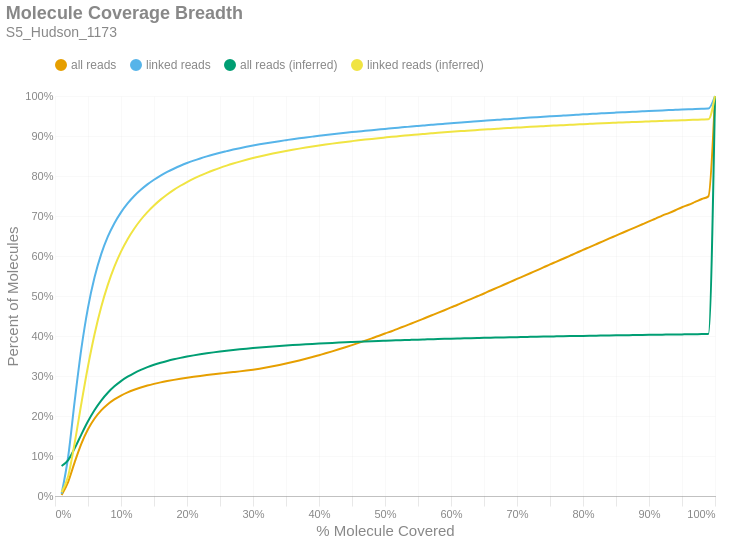

Here is the notebook cell this chart was saved with:
### Markdown cell above
### Molecule Read Coverage
This chart shows molecule coverage breadth as computed by the number of bases aligned to that molecule. In other words, "*how much of each unique long molecule is actually sequenced/aligned?*" Keep in mind there is a distinction between sequences and alignments, since some sequences belonging to a particular molecule may not align well and wouldn't appear in the alignment data. This chart also shows molecule coverage breadth as computed by the *inferred fragment* from which the aligned sequences originate. Unlike read coverage, this calculation takes into account the total insert size, including unsequenced gaps between the forward and reverse reads. Like the previous figures, these are cumulative percents.

### Code cell
if SKIPLR:
    print_html(f"Skipped")
else:
    binned_df = consolidated_hist(valids['coverage_bp'], mask, 0.01, True)
    binned_df_inf = consolidated_hist(valids['coverage_inserts'], mask, 0.01, True)
    binned_df = binned_df.with_columns(pl.lit(binned_df_inf['all reads (cumsum)']).alias('all reads (inferred)'))
    binned_df = binned_df.with_columns(pl.lit(binned_df_inf['linked reads (cumsum)']).alias('linked reads (inferred)'))
    binned_df = binned_df.with_columns(
        (pl.col('bin').cast(pl.Float64) + 0.01).alias('right_edge')
    )

    with SafeRender(binned_df):
        (
            density_plot(binned_df, 'Molecule Coverage Breadth', samplename, 'molcov', ['all reads (inferred)','linked reads (inferred)'])
            .encode(
                #x=alt.X('bin:Q', title="% Molecule Covered").axis(format = '%').scale(padding=0),
                x=alt.X('right_edge:Q', title="% Molecule Covered").axis(format='%').scale(padding=0),
                y=alt.Y('value:Q', title='Percent of Molecules')
                    .axis(format='%')
                    .stack(False)
                    .scale(domainMin=0, padding=0),
                color=alt.Color("key:N").scale(domain = ["all reads", "linked reads", "all reads (inferred)", "linked reads (inferred)"]),
                tooltip = [
                    alt.Tooltip("key:N", title = "Data Type"),
                    alt.Tooltip("range_label:N", title="% Molecule Covered"),
                    alt.Tooltip("value:Q", format = ".2%", title="% Molecules")
                ]
            )
        ).display()

### Figure 1 — Vega-Lite specification as saved in the notebook (floating-point values rounded to 4 significant figures)
{"width": "container", "height": 400, "config": {"title": {"anchor": "start", "dy": -15, "fontSize": 18, "color": "#888888", "subtitleColor": "#888888", "subtitleFontSize": 14}, "arc": {"fill": "#0072B2"}, "axis": {"domainColor": "#888888", "domainWidth": 0.5, "gridWidth": 0.2, "grid": false, "titleFontWeight": 400, "titleFontSize": 15, "labelFontSize": 11, "labelColor": "#888888", "tickColor": "#888888", "tickWidth": 0.2, "titleColor": "#888888"}, "axisBand": {"grid": false}, "axisX": {"grid": true, "tickSize": 10, "domainCap": "round"}, "axisY": {"domain": false, "grid": true, "tickSize": 0, "domainCap": "round"}, "background": "transparent", "header": {"labelFontSize": 15, "labelColor": "#888888", "titleFontSize": 15, "titleFontWeight": 600, "titleColor": "#888888"}, "legend": {"labelFont": "sans-serif", "labelFontSize": 12, "labelColor": "#888888", "symbolSize": 100, "symbolType": "circle", "titleFontSize": 12, "titlePadding": 10, "titleColor": "#888888", "title": null, "orient": "top"}, "range": {"category": ["#E69F00", "#56B4E9", "#009E73", "#F0E442", "#0072B2", "#D55E00", "#CC79A7", "#000000"], "diverging": ["#cfe8f3", "#a2d4ec", "#73bfe2", "#46abdb", "#1696d2", "#12719e"]}, "area": {"fill": "#0072B2", "fillOpacity": 0.7, "line": true, "strokeOpacity": 0.7}, "line": {"color": "#0072B2", "stroke": "#0072B2", "strokeWidth": 2}, "trail": {"color": "#0072B2", "stroke": "#0072B2", "strokeWidth": 0, "size": 1}, "point": {"filled": true, "fillOpacity": 1.0, "size": 95}, "text": {"color": "#888888", "fontSize": 11, "align": "right", "fontWeight": 400, "size": 11}, "bar": {"fill": "#0072B2", "stroke": null}, "view": {"stroke": null, "continuousWidth": 660, "continuousHeight": 400}}, "data": {"name": "data-a65abaa326d301e04db633d62dd5d85a"}, "mark": {"type": "line", "interpolate": "monotone", "point": {"opacity": 0, "size": 275}}, "encoding": {"color": {"field": "key", "scale": {"domain": ["all reads", "linked reads", "all reads (inferred)", "linked reads (inferred)"]}, "type": "nominal"}, "tooltip": [{"field": "key", "title": "Data Type", "type": "nominal"}, {"field": "range_label", "title": "% Molecule Covered", "type": "nominal"}, {"field": "value", "format": ".2%", "title": "% Molecules", "type": "quantitative"}], "x": {"axis": {"format": "%"}, "field": "right_edge", "scale": {"padding": 0}, "title": "% Molecule Covered", "type": "quantitative"}, "y": {"axis": {"format": "%"}, "field": "value", "scale": {"domainMin": 0, "padding": 0}, "stack": false, "title": "Percent of Molecules", "type": "quantitative"}}, "params": [{"name": "param_c36ac31b6afebe62", "select": {"type": "point", "fields": ["key"]}, "bind": "legend"}], "title": {"text": "Molecule Coverage Breadth", "subtitle": "S5_Hudson_1173"}, "transform": [{"fold": ["all reads (cumsum)", "linked reads (cumsum)", "all reads (inferred)", "linked reads (inferred)"]}, {"calculate": "replace(datum.key, ' (cumsum)', '')", "as": "key"}, {"filter": {"param": "param_c36ac31b6afebe62"}}], "usermeta": {"embedOptions": {"downloadFileName": "S5_Hudson_1173.molcov"}}, "$schema": "https://vega.github.io/schema/vega-lite/v6.1.0.json", "datasets": {"data-a65abaa326d301e04db633d62dd5d85a": [{"bin": "0.0", "interval": "0.0-0.01", "all reads": 0.002259, "linked reads": 0.005588, "all reads (cumsum)": 0.002259, "linked reads (cumsum)": 0.005588, "range_label": "0.0-0.01", "all reads (inferred)": 0.07493, "linked reads (inferred)": 0.009436, "right_edge": 0.01}, {"bin": "0.01", "interval": "0.01-0.02", "all reads": 0.03333, "linked reads": 0.09315, "all reads (cumsum)": 0.03559, "linked reads (cumsum)": 0.09874, "range_label": "0.01-0.02", "all reads (inferred)": 0.08989, "linked reads (inferred)": 0.05015, "right_edge": 0.02}, {"bin": "0.02", "interval": "0.02-0.03", "all reads": 0.04976, "linked reads": 0.1409, "all reads (cumsum)": 0.08535, "linked reads (cumsum)": 0.2396, "range_label": "0.02-0.03", "all reads (inferred)": 0.1198, "linked reads (inferred)": 0.1343, "right_edge": 0.03}, {"bin": "0.03", "interval": "0.03-0.04", "all reads": 0.04558, "linked reads": 0.1293, "all reads (cumsum)": 0.1309, "linked reads (cumsum)": 0.369, "range_label": "0.03-0.04", "all reads (inferred)": 0.1542, "linked reads (inferred)": 0.2319, "right_edge": 0.04}, {"bin": "0.04", "interval": "0.04-0.05", "all reads": 0.03594, "linked reads": 0.102, "all reads (cumsum)": 0.1669, "linked reads (cumsum)": 0.471, "range_label": "0.04-0.05", "all reads (inferred)": 0.1867, "linked reads (inferred)": 0.3245, "right_edge": 0.05}, {"bin": "0.05", "interval": "0.05-0.06", "all reads": 0.02691, "linked reads": 0.07626, "all reads (cumsum)": 0.1938, "linked reads (cumsum)": 0.5472, "range_label": "0.05-0.06", "all reads (inferred)": 0.2151, "linked reads (inferred)": 0.4052, "right_edge": 0.06}, {"bin": "0.06", "interval": "0.06-0.07", "all reads": 0.02025, "linked reads": 0.05731, "all reads (cumsum)": 0.214, "linked reads (cumsum)": 0.6045, "range_label": "0.06-0.07", "all reads (inferred)": 0.2387, "linked reads (inferred)": 0.4724, "right_edge": 0.07}, {"bin": "0.07", "interval": "0.07-0.08", "all reads": 0.01543, "linked reads": 0.04363, "all reads (cumsum)": 0.2295, "linked reads (cumsum)": 0.6482, "range_label": "0.07-0.08", "all reads (inferred)": 0.2581, "linked reads (inferred)": 0.5278, "right_edge": 0.08}, {"bin": "0.08", "interval": "0.08-0.09", "all reads": 0.01199, "linked reads": 0.03383, "all reads (cumsum)": 0.2414, "linked reads (cumsum)": 0.682, "range_label": "0.08-0.09", "all reads (inferred)": 0.2741, "linked reads (inferred)": 0.5732, "right_edge": 0.09}, {"bin": "0.09", "interval": "0.09-0.1", "all reads": 0.009642, "linked reads": 0.02712, "all reads (cumsum)": 0.2511, "linked reads (cumsum)": 0.7091, "range_label": "0.09-0.1", "all reads (inferred)": 0.2873, "linked reads (inferred)": 0.6108, "right_edge": 0.1}, {"bin": "0.1", "interval": "0.1-0.11", "all reads": 0.007916, "linked reads": 0.0222, "all reads (cumsum)": 0.259, "linked reads (cumsum)": 0.7313, "range_label": "0.1-0.11", "all reads (inferred)": 0.2982, "linked reads (inferred)": 0.6419, "right_edge": 0.11}, {"bin": "0.11", "interval": "0.11-0.12", "all reads": 0.006646, "linked reads": 0.01861, "all reads (cumsum)": 0.2657, "linked reads (cumsum)": 0.7499, "range_label": "0.11-0.12", "all reads (inferred)": 0.3074, "linked reads (inferred)": 0.6681, "right_edge": 0.12}, {"bin": "0.12", "interval": "0.12-0.13", "all reads": 0.005542, "linked reads": 0.01548, "all reads (cumsum)": 0.2712, "linked reads (cumsum)": 0.7654, "range_label": "0.12-0.13", "all reads (inferred)": 0.3154, "linked reads (inferred)": 0.6906, "right_edge": 0.13}, {"bin": "0.13", "interval": "0.13-0.14", "all reads": 0.004887, "linked reads": 0.01365, "all reads (cumsum)": 0.2761, "linked reads (cumsum)": 0.7791, "range_label": "0.13-0.14", "all reads (inferred)": 0.3221, "linked reads (inferred)": 0.7097, "right_edge": 0.14}, {"bin": "0.14", "interval": "0.14-0.15", "all reads": 0.004202, "linked reads": 0.01163, "all reads (cumsum)": 0.2803, "linked reads (cumsum)": 0.7907, "range_label": "0.14-0.15", "all reads (inferred)": 0.3279, "linked reads (inferred)": 0.7263, "right_edge": 0.15}, {"bin": "0.15", "interval": "0.15-0.16", "all reads": 0.00376, "linked reads": 0.01037, "all reads (cumsum)": 0.284, "linked reads (cumsum)": 0.8011, "range_label": "0.15-0.16", "all reads (inferred)": 0.3331, "linked reads (inferred)": 0.7409, "right_edge": 0.16}, {"bin": "0.16", "interval": "0.16-0.17", "all reads": 0.003281, "linked reads": 0.008974, "all reads (cumsum)": 0.2873, "linked reads (cumsum)": 0.81, "range_label": "0.16-0.17", "all reads (inferred)": 0.3377, "linked reads (inferred)": 0.7538, "right_edge": 0.17}, {"bin": "0.17", "interval": "0.17-0.18", "all reads": 0.002998, "linked reads": 0.008069, "all reads (cumsum)": 0.2903, "linked reads (cumsum)": 0.8181, "range_label": "0.17-0.18", "all reads (inferred)": 0.3417, "linked reads (inferred)": 0.7654, "right_edge": 0.18}, {"bin": "0.18", "interval": "0.18-0.19", "all reads": 0.002813, "linked reads": 0.007519, "all reads (cumsum)": 0.2931, "linked reads (cumsum)": 0.8256, "range_label": "0.18-0.19", "all reads (inferred)": 0.3453, "linked reads (inferred)": 0.7756, "right_edge": 0.19}, {"bin": "0.19", "interval": "0.19-0.2", "all reads": 0.002571, "linked reads": 0.006748, "all reads (cumsum)": 0.2957, "linked reads (cumsum)": 0.8324, "range_label": "0.19-0.2", "all reads (inferred)": 0.3486, "linked reads (inferred)": 0.7848, "right_edge": 0.2}, {"bin": "0.2", "interval": "0.2-0.21", "all reads": 0.002314, "linked reads": 0.005977, "all reads (cumsum)": 0.298, "linked reads (cumsum)": 0.8384, "range_label": "0.2-0.21", "all reads (inferred)": 0.3516, "linked reads (inferred)": 0.7932, "right_edge": 0.21}, {"bin": "0.21", "interval": "0.21-0.22", "all reads": 0.00216, "linked reads": 0.005505, "all reads (cumsum)": 0.3002, "linked reads (cumsum)": 0.8439, "range_label": "0.21-0.22", "all reads (inferred)": 0.3543, "linked reads (inferred)": 0.8009, "right_edge": 0.22}, {"bin": "0.22", "interval": "0.22-0.23", "all reads": 0.002072, "linked reads": 0.005102, "all reads (cumsum)": 0.3023, "linked reads (cumsum)": 0.849, "range_label": "0.22-0.23", "all reads (inferred)": 0.3567, "linked reads (inferred)": 0.8079, "right_edge": 0.23}, {"bin": "0.23", "interval": "0.23-0.24", "all reads": 0.001968, "linked reads": 0.004748, "all reads (cumsum)": 0.3042, "linked reads (cumsum)": 0.8537, "range_label": "0.23-0.24", "all reads (inferred)": 0.3591, "linked reads (inferred)": 0.8144, "right_edge": 0.24}, {"bin": "0.24", "interval": "0.24-0.25", "all reads": 0.001908, "linked reads": 0.004475, "all reads (cumsum)": 0.3061, "linked reads (cumsum)": 0.8582, "range_label": "0.24-0.25", "all reads (inferred)": 0.3612, "linked reads (inferred)": 0.8204, "right_edge": 0.25}, {"bin": "0.25", "interval": "0.25-0.26", "all reads": 0.001776, "linked reads": 0.003988, "all reads (cumsum)": 0.3079, "linked reads (cumsum)": 0.8622, "range_label": "0.25-0.26", "all reads (inferred)": 0.3632, "linked reads (inferred)": 0.826, "right_edge": 0.26}, {"bin": "0.26", "interval": "0.26-0.27", "all reads": 0.001806, "linked reads": 0.003876, "all reads (cumsum)": 0.3097, "linked reads (cumsum)": 0.8661, "range_label": "0.26-0.27", "all reads (inferred)": 0.365, "linked reads (inferred)": 0.8311, "right_edge": 0.27}, {"bin": "0.27", "interval": "0.27-0.28", "all reads": 0.001841, "linked reads": 0.003569, "all reads (cumsum)": 0.3115, "linked reads (cumsum)": 0.8696, "range_label": "0.27-0.28", "all reads (inferred)": 0.3667, "linked reads (inferred)": 0.836, "right_edge": 0.28}, {"bin": "0.28", "interval": "0.28-0.29", "all reads": 0.001993, "linked reads": 0.003372, "all reads (cumsum)": 0.3135, "linked reads (cumsum)": 0.873, "range_label": "0.28-0.29", "all reads (inferred)": 0.3683, "linked reads (inferred)": 0.8405, "right_edge": 0.29}, {"bin": "0.29", "interval": "0.29-0.3", "all reads": 0.002295, "linked reads": 0.003165, "all reads (cumsum)": 0.3158, "linked reads (cumsum)": 0.8762, "range_label": "0.29-0.3", "all reads (inferred)": 0.3698, "linked reads (inferred)": 0.8449, "right_edge": 0.3}, {"bin": "0.3", "interval": "0.3-0.31", "all reads": 0.002532, "linked reads": 0.002984, "all reads (cumsum)": 0.3184, "linked reads (cumsum)": 0.8791, "range_label": "0.3-0.31", "all reads (inferred)": 0.3713, "linked reads (inferred)": 0.8489, "right_edge": 0.31}, {"bin": "0.31", "interval": "0.31-0.32", "all reads": 0.002815, "linked reads": 0.002796, "all reads (cumsum)": 0.3212, "linked reads (cumsum)": 0.8819, "range_label": "0.31-0.32", "all reads (inferred)": 0.3726, "linked reads (inferred)": 0.8526, "right_edge": 0.32}, {"bin": "0.32", "interval": "0.32-0.33", "all reads": 0.003073, "linked reads": 0.002685, "all reads (cumsum)": 0.3243, "linked reads (cumsum)": 0.8846, "range_label": "0.32-0.33", "all reads (inferred)": 0.3738, "linked reads (inferred)": 0.856, "right_edge": 0.33}, {"bin": "0.33", "interval": "0.33-0.34", "all reads": 0.003257, "linked reads": 0.002536, "all reads (cumsum)": 0.3275, "linked reads (cumsum)": 0.8872, "range_label": "0.33-0.34", "all reads (inferred)": 0.375, "linked reads (inferred)": 0.8594, "right_edge": 0.34}, {"bin": "0.34", "interval": "0.34-0.35", "all reads": 0.003545, "linked reads": 0.002439, "all reads (cumsum)": 0.3311, "linked reads (cumsum)": 0.8896, "range_label": "0.34-0.35", "all reads (inferred)": 0.3761, "linked reads (inferred)": 0.8626, "right_edge": 0.35}, {"bin": "0.35", "interval": "0.35-0.36", "all reads": 0.00381, "linked reads": 0.002419, "all reads (cumsum)": 0.3349, "linked reads (cumsum)": 0.892, "range_label": "0.35-0.36", "all reads (inferred)": 0.3772, "linked reads (inferred)": 0.8656, "right_edge": 0.36}, {"bin": "0.36", "interval": "0.36-0.37", "all reads": 0.00395, "linked reads": 0.002236, "all reads (cumsum)": 0.3388, "linked reads (cumsum)": 0.8943, "range_label": "0.36-0.37", "all reads (inferred)": 0.3782, "linked reads (inferred)": 0.8685, "right_edge": 0.37}, {"bin": "0.37", "interval": "0.37-0.38", "all reads": 0.004165, "linked reads": 0.002111, "all reads (cumsum)": 0.343, "linked reads (cumsum)": 0.8964, "range_label": "0.37-0.38", "all reads (inferred)": 0.3792, "linked reads (inferred)": 0.8712, "right_edge": 0.38}, {"bin": "0.38", "interval": "0.38-0.39", "all reads": 0.004381, "linked reads": 0.002092, "all reads (cumsum)": 0.3474, "linked reads (cumsum)": 0.8985, "range_label": "0.38-0.39", "all reads (inferred)": 0.3801, "linked reads (inferred)": 0.8738, "right_edge": 0.39}, {"bin": "0.39", "interval": "0.39-0.4", "all reads": 0.004651, "linked reads": 0.002057, "all reads (cumsum)": 0.352, "linked reads (cumsum)": 0.9005, "range_label": "0.39-0.4", "all reads (inferred)": 0.381, "linked reads (inferred)": 0.8763, "right_edge": 0.4}, {"bin": "0.4", "interval": "0.4-0.41", "all reads": 0.004664, "linked reads": 0.001936, "all reads (cumsum)": 0.3567, "linked reads (cumsum)": 0.9024, "range_label": "0.4-0.41", "all reads (inferred)": 0.3819, "linked reads (inferred)": 0.8787, "right_edge": 0.41}, {"bin": "0.41", "interval": "0.41-0.42", "all reads": 0.004916, "linked reads": 0.001876, "all reads (cumsum)": 0.3616, "linked reads (cumsum)": 0.9043, "range_label": "0.41-0.42", "all reads (inferred)": 0.3827, "linked reads (inferred)": 0.8809, "right_edge": 0.42}, {"bin": "0.42", "interval": "0.42-0.43", "all reads": 0.005091, "linked reads": 0.001818, "all reads (cumsum)": 0.3667, "linked reads (cumsum)": 0.9061, "range_label": "0.42-0.43", "all reads (inferred)": 0.3835, "linked reads (inferred)": 0.8831, "right_edge": 0.43}, {"bin": "0.43", "interval": "0.43-0.44", "all reads": 0.005239, "linked reads": 0.001821, "all reads (cumsum)": 0.3719, "linked reads (cumsum)": 0.908, "range_label": "0.43-0.44", "all reads (inferred)": 0.3842, "linked reads (inferred)": 0.8852, "right_edge": 0.44}, {"bin": "0.44", "interval": "0.44-0.45", "all reads": 0.005348, "linked reads": 0.001764, "all reads (cumsum)": 0.3773, "linked reads (cumsum)": 0.9097, "range_label": "0.44-0.45", "all reads (inferred)": 0.3849, "linked reads (inferred)": 0.8872, "right_edge": 0.45}, {"bin": "0.45", "interval": "0.45-0.46", "all reads": 0.005466, "linked reads": 0.001641, "all reads (cumsum)": 0.3827, "linked reads (cumsum)": 0.9114, "range_label": "0.45-0.46", "all reads (inferred)": 0.3856, "linked reads (inferred)": 0.8891, "right_edge": 0.46}, {"bin": "0.46", "interval": "0.46-0.47", "all reads": 0.005623, "linked reads": 0.001655, "all reads (cumsum)": 0.3884, "linked reads (cumsum)": 0.913, "range_label": "0.46-0.47", "all reads (inferred)": 0.3863, "linked reads (inferred)": 0.891, "right_edge": 0.47}, {"bin": "0.47", "interval": "0.47-0.48", "all reads": 0.005788, "linked reads": 0.001622, "all reads (cumsum)": 0.3942, "linked reads (cumsum)": 0.9146, "range_label": "0.47-0.48", "all reads (inferred)": 0.3869, "linked reads (inferred)": 0.8928, "right_edge": 0.48}, {"bin": "0.48", "interval": "0.48-0.49", "all reads": 0.005713, "linked reads": 0.001567, "all reads (cumsum)": 0.3999, "linked reads (cumsum)": 0.9162, "range_label": "0.48-0.49", "all reads (inferred)": 0.3876, "linked reads (inferred)": 0.8945, "right_edge": 0.49}, {"bin": "0.49", "interval": "0.49-0.5", "all reads": 0.006391, "linked reads": 0.001572, "all reads (cumsum)": 0.4063, "linked reads (cumsum)": 0.9178, "range_label": "0.49-0.5", "all reads (inferred)": 0.3882, "linked reads (inferred)": 0.8962, "right_edge": 0.5}, {"bin": "0.5", "interval": "0.5-0.51", "all reads": 0.005706, "linked reads": 0.001459, "all reads (cumsum)": 0.412, "linked reads (cumsum)": 0.9192, "range_label": "0.5-0.51", "all reads (inferred)": 0.3887, "linked reads (inferred)": 0.8979, "right_edge": 0.51}, {"bin": "0.51", "interval": "0.51-0.52", "all reads": 0.006557, "linked reads": 0.001511, "all reads (cumsum)": 0.4185, "linked reads (cumsum)": 0.9208, "range_label": "0.51-0.52", "all reads (inferred)": 0.3893, "linked reads (inferred)": 0.8994, "right_edge": 0.52}, {"bin": "0.52", "interval": "0.52-0.53", "all reads": 0.006287, "linked reads": 0.001444, "all reads (cumsum)": 0.4248, "linked reads (cumsum)": 0.9222, "range_label": "0.52-0.53", "all reads (inferred)": 0.3899, "linked reads (inferred)": 0.901, "right_edge": 0.53}, {"bin": "0.53", "interval": "0.53-0.54", "all reads": 0.006523, "linked reads": 0.001467, "all reads (cumsum)": 0.4313, "linked reads (cumsum)": 0.9237, "range_label": "0.53-0.54", "all reads (inferred)": 0.3904, "linked reads (inferred)": 0.9024, "right_edge": 0.54}, {"bin": "0.54", "interval": "0.54-0.55", "all reads": 0.006416, "linked reads": 0.0014, "all reads (cumsum)": 0.4377, "linked reads (cumsum)": 0.9251, "range_label": "0.54-0.55", "all reads (inferred)": 0.3909, "linked reads (inferred)": 0.9039, "right_edge": 0.55}, {"bin": "0.55", "interval": "0.55-0.56", "all reads": 0.006687, "linked reads": 0.001381, "all reads (cumsum)": 0.4444, "linked reads (cumsum)": 0.9264, "range_label": "0.55-0.56", "all reads (inferred)": 0.3914, "linked reads (inferred)": 0.9052, "right_edge": 0.56}, {"bin": "0.56", "interval": "0.56-0.57", "all reads": 0.006693, "linked reads": 0.001375, "all reads (cumsum)": 0.4511, "linked reads (cumsum)": 0.9278, "range_label": "0.56-0.57", "all reads (inferred)": 0.3919, "linked reads (inferred)": 0.9066, "right_edge": 0.57}, {"bin": "0.57", "interval": "0.57-0.58", "all reads": 0.006589, "linked reads": 0.00136, "all reads (cumsum)": 0.4577, "linked reads (cumsum)": 0.9292, "range_label": "0.57-0.58", "all reads (inferred)": 0.3924, "linked reads (inferred)": 0.9079, "right_edge": 0.58}, {"bin": "0.58", "interval": "0.58-0.59", "all reads": 0.006783, "linked reads": 0.001273, "all reads (cumsum)": 0.4645, "linked reads (cumsum)": 0.9305, "range_label": "0.58-0.59", "all reads (inferred)": 0.3928, "linked reads (inferred)": 0.9092, "right_edge": 0.59}, {"bin": "0.59", "interval": "0.59-0.6", "all reads": 0.006906, "linked reads": 0.001264, "all reads (cumsum)": 0.4714, "linked reads (cumsum)": 0.9317, "range_label": "0.59-0.6", "all reads (inferred)": 0.3933, "linked reads (inferred)": 0.9104, "right_edge": 0.6}, {"bin": "0.6", "interval": "0.6-0.61", "all reads": 0.006753, "linked reads": 0.001241, "all reads (cumsum)": 0.4782, "linked reads (cumsum)": 0.933, "range_label": "0.6-0.61", "all reads (inferred)": 0.3937, "linked reads (inferred)": 0.9116, "right_edge": 0.61}, {"bin": "0.61", "interval": "0.61-0.62", "all reads": 0.007155, "linked reads": 0.001288, "all reads (cumsum)": 0.4853, "linked reads (cumsum)": 0.9342, "range_label": "0.61-0.62", "all reads (inferred)": 0.3941, "linked reads (inferred)": 0.9127, "right_edge": 0.62}, {"bin": "0.62", "interval": "0.62-0.63", "all reads": 0.006939, "linked reads": 0.001263, "all reads (cumsum)": 0.4922, "linked reads (cumsum)": 0.9355, "range_label": "0.62-0.63", "all reads (inferred)": 0.3945, "linked reads (inferred)": 0.9139, "right_edge": 0.63}, {"bin": "0.63", "interval": "0.63-0.64", "all reads": 0.007118, "linked reads": 0.00129, "all reads (cumsum)": 0.4994, "linked reads (cumsum)": 0.9368, "range_label": "0.63-0.64", "all reads (inferred)": 0.3949, "linked reads (inferred)": 0.915, "right_edge": 0.64}, {"bin": "0.64", "interval": "0.64-0.65", "all reads": 0.006987, "linked reads": 0.00121, "all reads (cumsum)": 0.5064, "linked reads (cumsum)": 0.938, "range_label": "0.64-0.65", "all reads (inferred)": 0.3954, "linked reads (inferred)": 0.9161, "right_edge": 0.65}, {"bin": "0.65", "interval": "0.65-0.66", "all reads": 0.007366, "linked reads": 0.001251, "all reads (cumsum)": 0.5137, "linked reads (cumsum)": 0.9393, "range_label": "0.65-0.66", "all reads (inferred)": 0.3957, "linked reads (inferred)": 0.9171, "right_edge": 0.66}, {"bin": "0.66", "interval": "0.66-0.67", "all reads": 0.007043, "linked reads": 0.001148, "all reads (cumsum)": 0.5208, "linked reads (cumsum)": 0.9404, "range_label": "0.66-0.67", "all reads (inferred)": 0.3961, "linked reads (inferred)": 0.9181, "right_edge": 0.67}, {"bin": "0.67", "interval": "0.67-0.68", "all reads": 0.007281, "linked reads": 0.001168, "all reads (cumsum)": 0.528, "linked reads (cumsum)": 0.9416, "range_label": "0.67-0.68", "all reads (inferred)": 0.3964, "linked reads (inferred)": 0.9191, "right_edge": 0.68}, {"bin": "0.68", "interval": "0.68-0.69", "all reads": 0.007162, "linked reads": 0.001124, "all reads (cumsum)": 0.5352, "linked reads (cumsum)": 0.9427, "range_label": "0.68-0.69", "all reads (inferred)": 0.3968, "linked reads (inferred)": 0.9201, "right_edge": 0.69}, {"bin": "0.69", "interval": "0.69-0.7", "all reads": 0.007409, "linked reads": 0.001167, "all reads (cumsum)": 0.5426, "linked reads (cumsum)": 0.9439, "range_label": "0.69-0.7", "all reads (inferred)": 0.3972, "linked reads (inferred)": 0.921, "right_edge": 0.7}, {"bin": "0.7", "interval": "0.7-0.71", "all reads": 0.007106, "linked reads": 0.001055, "all reads (cumsum)": 0.5497, "linked reads (cumsum)": 0.9449, "range_label": "0.7-0.71", "all reads (inferred)": 0.3975, "linked reads (inferred)": 0.9219, "right_edge": 0.71}, {"bin": "0.71", "interval": "0.71-0.72", "all reads": 0.007215, "linked reads": 0.001111, "all reads (cumsum)": 0.5569, "linked reads (cumsum)": 0.946, "range_label": "0.71-0.72", "all reads (inferred)": 0.3978, "linked reads (inferred)": 0.9229, "right_edge": 0.72}, {"bin": "0.72", "interval": "0.72-0.73", "all reads": 0.007324, "linked reads": 0.001039, "all reads (cumsum)": 0.5643, "linked reads (cumsum)": 0.9471, "range_label": "0.72-0.73", "all reads (inferred)": 0.3982, "linked reads (inferred)": 0.9238, "right_edge": 0.73}, {"bin": "0.73", "interval": "0.73-0.74", "all reads": 0.007153, "linked reads": 0.001019, "all reads (cumsum)": 0.5714, "linked reads (cumsum)": 0.9481, "range_label": "0.73-0.74", "all reads (inferred)": 0.3985, "linked reads (inferred)": 0.9246, "right_edge": 0.74}, {"bin": "0.74", "interval": "0.74-0.75", "all reads": 0.007538, "linked reads": 0.001044, "all reads (cumsum)": 0.579, "linked reads (cumsum)": 0.9491, "range_label": "0.74-0.75", "all reads (inferred)": 0.3988, "linked reads (inferred)": 0.9255, "right_edge": 0.75}, {"bin": "0.75", "interval": "0.75-0.76", "all reads": 0.007057, "linked reads": 0.001029, "all reads (cumsum)": 0.586, "linked reads (cumsum)": 0.9502, "range_label": "0.75-0.76", "all reads (inferred)": 0.3991, "linked reads (inferred)": 0.9263, "right_edge": 0.76}, {"bin": "0.76", "interval": "0.76-0.77", "all reads": 0.007216, "linked reads": 0.0009741, "all reads (cumsum)": 0.5932, "linked reads (cumsum)": 0.9511, "range_label": "0.76-0.77", "all reads (inferred)": 0.3994, "linked reads (inferred)": 0.9271, "right_edge": 0.77}, {"bin": "0.77", "interval": "0.77-0.78", "all reads": 0.007237, "linked reads": 0.0009679, "all reads (cumsum)": 0.6005, "linked reads (cumsum)": 0.9521, "range_label": "0.77-0.78", "all reads (inferred)": 0.3997, "linked reads (inferred)": 0.928, "right_edge": 0.78}, {"bin": "0.78", "interval": "0.78-0.79", "all reads": 0.007182, "linked reads": 0.0009915, "all reads (cumsum)": 0.6076, "linked reads (cumsum)": 0.9531, "range_label": "0.78-0.79", "all reads (inferred)": 0.4, "linked reads (inferred)": 0.9287, "right_edge": 0.79}, {"bin": "0.79", "interval": "0.79-0.8", "all reads": 0.007614, "linked reads": 0.0009741, "all reads (cumsum)": 0.6153, "linked reads (cumsum)": 0.9541, "range_label": "0.79-0.8", "all reads (inferred)": 0.4003, "linked reads (inferred)": 0.9296, "right_edge": 0.8}, {"bin": "0.8", "interval": "0.8-0.81", "all reads": 0.006988, "linked reads": 0.0008954, "all reads (cumsum)": 0.6222, "linked reads (cumsum)": 0.955, "range_label": "0.8-0.81", "all reads (inferred)": 0.4006, "linked reads (inferred)": 0.9303, "right_edge": 0.81}, {"bin": "0.81", "interval": "0.81-0.82", "all reads": 0.007212, "linked reads": 0.0009097, "all reads (cumsum)": 0.6295, "linked reads (cumsum)": 0.9559, "range_label": "0.81-0.82", "all reads (inferred)": 0.4009, "linked reads (inferred)": 0.9311, "right_edge": 0.82}, {"bin": "0.82", "interval": "0.82-0.83", "all reads": 0.007315, "linked reads": 0.000893, "all reads (cumsum)": 0.6368, "linked reads (cumsum)": 0.9568, "range_label": "0.82-0.83", "all reads (inferred)": 0.4012, "linked reads (inferred)": 0.9319, "right_edge": 0.83}, {"bin": "0.83", "interval": "0.83-0.84", "all reads": 0.007208, "linked reads": 0.0008806, "all reads (cumsum)": 0.644, "linked reads (cumsum)": 0.9577, "range_label": "0.83-0.84", "all reads (inferred)": 0.4014, "linked reads (inferred)": 0.9326, "right_edge": 0.84}, {"bin": "0.84", "interval": "0.84-0.85", "all reads": 0.007011, "linked reads": 0.0008328, "all reads (cumsum)": 0.651, "linked reads (cumsum)": 0.9585, "range_label": "0.84-0.85", "all reads (inferred)": 0.4017, "linked reads (inferred)": 0.9333, "right_edge": 0.85}, {"bin": "0.85", "interval": "0.85-0.86", "all reads": 0.007194, "linked reads": 0.0008192, "all reads (cumsum)": 0.6582, "linked reads (cumsum)": 0.9593, "range_label": "0.85-0.86", "all reads (inferred)": 0.4019, "linked reads (inferred)": 0.934, "right_edge": 0.86}, {"bin": "0.86", "interval": "0.86-0.87", "all reads": 0.007016, "linked reads": 0.0008229, "all reads (cumsum)": 0.6652, "linked reads (cumsum)": 0.9601, "range_label": "0.86-0.87", "all reads (inferred)": 0.4022, "linked reads (inferred)": 0.9346, "right_edge": 0.87}, {"bin": "0.87", "interval": "0.87-0.88", "all reads": 0.007145, "linked reads": 0.0007783, "all reads (cumsum)": 0.6723, "linked reads (cumsum)": 0.9609, "range_label": "0.87-0.88", "all reads (inferred)": 0.4024, "linked reads (inferred)": 0.9353, "right_edge": 0.88}, {"bin": "0.88", "interval": "0.88-0.89", "all reads": 0.00708, "linked reads": 0.000813, "all reads (cumsum)": 0.6794, "linked reads (cumsum)": 0.9617, "range_label": "0.88-0.89", "all reads (inferred)": 0.4027, "linked reads (inferred)": 0.9359, "right_edge": 0.89}, {"bin": "0.89", "interval": "0.89-0.9", "all reads": 0.007225, "linked reads": 0.0007919, "all reads (cumsum)": 0.6867, "linked reads (cumsum)": 0.9625, "range_label": "0.89-0.9", "all reads (inferred)": 0.4029, "linked reads (inferred)": 0.9365, "right_edge": 0.9}, {"bin": "0.9", "interval": "0.9-0.91", "all reads": 0.006697, "linked reads": 0.0007387, "all reads (cumsum)": 0.6933, "linked reads (cumsum)": 0.9633, "range_label": "0.9-0.91", "all reads (inferred)": 0.4031, "linked reads (inferred)": 0.9371, "right_edge": 0.91}, {"bin": "0.91", "interval": "0.91-0.92", "all reads": 0.007596, "linked reads": 0.00073, "all reads (cumsum)": 0.7009, "linked reads (cumsum)": 0.964, "range_label": "0.91-0.92", "all reads (inferred)": 0.4034, "linked reads (inferred)": 0.9377, "right_edge": 0.92}, {"bin": "0.92", "interval": "0.92-0.93", "all reads": 0.006421, "linked reads": 0.0007232, "all reads (cumsum)": 0.7074, "linked reads (cumsum)": 0.9647, "range_label": "0.92-0.93", "all reads (inferred)": 0.4036, "linked reads (inferred)": 0.9383, "right_edge": 0.93}, {"bin": "0.93", "interval": "0.93-0.94", "all reads": 0.006996, "linked reads": 0.00073, "all reads (cumsum)": 0.7144, "linked reads (cumsum)": 0.9654, "range_label": "0.93-0.94", "all reads (inferred)": 0.4038, "linked reads (inferred)": 0.9389, "right_edge": 0.94}, {"bin": "0.94", "interval": "0.94-0.95", "all reads": 0.007557, "linked reads": 0.0007294, "all reads (cumsum)": 0.7219, "linked reads (cumsum)": 0.9662, "range_label": "0.94-0.95", "all reads (inferred)": 0.404, "linked reads (inferred)": 0.9394, "right_edge": 0.95}, {"bin": "0.95", "interval": "0.95-0.96", "all reads": 0.006169, "linked reads": 0.0006606, "all reads (cumsum)": 0.7281, "linked reads (cumsum)": 0.9668, "range_label": "0.95-0.96", "all reads (inferred)": 0.4043, "linked reads (inferred)": 0.94, "right_edge": 0.96}, {"bin": "0.96", "interval": "0.96-0.97", "all reads": 0.007143, "linked reads": 0.0005831, "all reads (cumsum)": 0.7352, "linked reads (cumsum)": 0.9674, "range_label": "0.96-0.97", "all reads (inferred)": 0.4045, "linked reads (inferred)": 0.9405, "right_edge": 0.97}, {"bin": "0.97", "interval": "0.97-0.98", "all reads": 0.007201, "linked reads": 0.0006135, "all reads (cumsum)": 0.7424, "linked reads (cumsum)": 0.968, "range_label": "0.97-0.98", "all reads (inferred)": 0.4047, "linked reads (inferred)": 0.9411, "right_edge": 0.98}, {"bin": "0.98", "interval": "0.98-0.99", "all reads": 0.006669, "linked reads": 0.0006376, "all reads (cumsum)": 0.7491, "linked reads (cumsum)": 0.9687, "range_label": "0.98-0.99", "all reads (inferred)": 0.405, "linked reads (inferred)": 0.9416, "right_edge": 0.99}, {"bin": "0.99", "interval": "0.99-1.0", "all reads": 0.2509, "linked reads": 0.03134, "all reads (cumsum)": 1.0, "linked reads (cumsum)": 1.0, "range_label": "0.99-1.0", "all reads (inferred)": 1.0, "linked reads (inferred)": 1.0, "right_edge": 1.0}]}}
